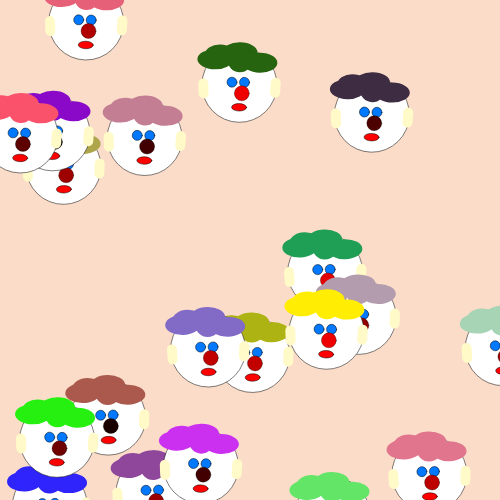
Frame 1 (no input)
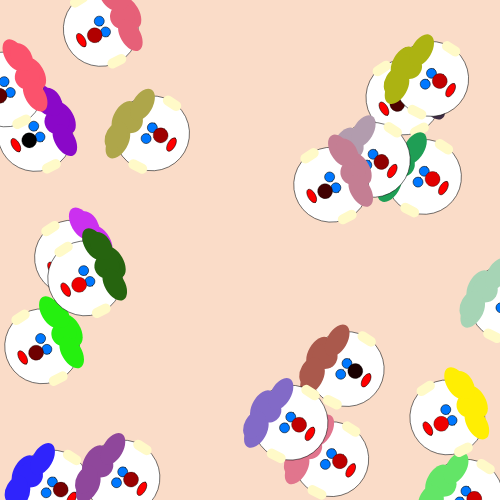
Frame 60 (no input)
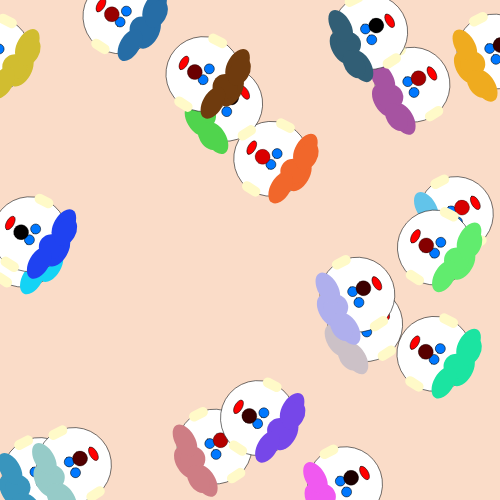
Frame 120 (the mouse pressed at the canvas centre since frame 60)

The p5.js sketch that drew these frames (run headless with seeded random() and noise() and a simulated clock; from frame 60 on, the mouse is pressed at the canvas centre):

// p5.js sketch
// ── sketch.js
// add another pramator or method like motion wise
//key pressed hid or add a flower to the clown

let clowns = [];

let speedx, speedy, lox, loy;

let counter = 0;
let wigrot = 0;  // wiggle angle
let wigdir = 0;  // the wiggle direction

let bX, bY, bSpeedX, bSpeedY;   // butterfly
let b2X, b2Y, b2SpeedX, b2SpeedY;   // butterfly
let cX, cY, cSpeedX, cSpeedY;   // clown
let rot = 0;  // rotation angle

function setup() {
  createCanvas(500, 500);
  background(20);
  fill(255);
  for (let i = 0; i < 20; i++) {
    clowns.push(new EMclown(random(width), random(height)));
  }

  //wigdir = 1;

}


function draw() {
  background(250, 220, 200);
  for (let c of clowns) {
    c.move();
    c.display();
  }

}

function mousePressed() {
  for (let c of clowns) {
    c.changeColor();
  }
}


class EMclown {
  constructor(x, y) {
    this.x = x;
    this.y = y;

    this.speedX = random(-5, 5);
     this.speedY = random(-5, 5);

    this.rot = 0;
    this.wigdir = random([-1, 1]);

    this.faceColor = "white";
    this.eyeColor = color(0, 120, 255);
    this.noseColor =  color(random(255), 0, 0);
    this.hairColor =  color(random(255), random(255), random(255));
  }

  display() {
    push();
    translate(this.x, this.y);
    rotate(radians(this.rot));
    scale(.5);

    this.drawFace();
    this.drawEyes();
    this.drawMouth();
    this.clownNose(18, 30, 0, 0.6);
    this.clownEar(-18, 12, -3, 1);
    this.clownEar(66, 48, 183, 1);
    this.clownHair(25, 10, 0, 1);

    pop();
  }
  drawFace() {
    fill(this.faceColor);
    ellipse(25, 25, 150, 150);
  }

  drawEyes() {
    fill(this.eyeColor);
    ellipse(10, 20, 20, 20);
    ellipse(35, 20, 20, 20);
  }

  drawMouth() {
    fill("red");
    ellipse(25, 70, 30, 15);
  }

  clownNose(lx, ly, rot, sc) {

    push(); // start
    translate(lx, ly);  // left/right and up/down 
    rotate(radians(rot));  // rotate in degrees
    scale(sc);   // 100 %

    //nose 
    fill(this.noseColor);
    ellipse(20, 20, 50, 50);  // anchor
    // nostrils

    pop(); // end

  }
  clownHair(lx, ly, rot, sc) {
    noStroke();
    push(); // start
    translate(lx, ly);  // left/right and up/down
    rotate(radians(rot));
    scale(sc);   // 100 %

    fill(this.hairColor);
    ellipse(0, -50, 70, 40);
    ellipse(0, -35, 50, 50);
    ellipse(-50, -35, 70, 40);
    ellipse(-40, -45, 60, 40);
    ellipse(40, -30, 70, 40);
    pop();
  }


  clownEar(lx, ly, rot, sc) {
    noStroke();
    push(); // start
    translate(lx, ly);  // left/right and up/down 
    rotate(radians(rot));  // rotate in degrees
    scale(1, 1);   // 100 %

    // stuff
    fill(255, 250, 200);
    rect(-40, 0, 20, 40, 40);  // anchor


    pop(); // end


  //   function flower2(lx, ly, rot, sc) {
  // noStroke(0);
  // push();
  // translate(lx, ly);
  // rotate(radians(rot));
  // scale(sc);

  // // draw a simple flower centered at the translation point
  // fill(205, 200, 215);
  // ellipse(0, 0, 20, 20);
  // ellipse(15, 0, 20, 20);
  // ellipse(-15, 0, 20, 20);
  // ellipse(0, 15, 20, 20);
  // ellipse(0, -15, 20, 20);
  // pop();
  }

  move() {
    this.x += this.speedX;
    this.y += this.speedY;

   let margin = 50;
if (this.x < margin || this.x > width - margin) this.speedX *= -.8;
if (this.y < margin || this.y > height - margin) this.speedY *= -.8;

    this.rot += this.wigdir;
  }

  changeColor() {
    this.hairColor = color(random(255), random(255), random(255));
    this.noseColor = color(random(255), 0, 0);
  }
}


// function flower(lx, ly, rot, sc) {
//   noStroke(0);
//   push();
//   translate(lx, ly);
//   rotate(radians(rot));
//   scale(sc);

//   // draw a simple flower centered at the translation point
//   fill(255, 200, 115);
//   ellipse(0, 0, 20, 20);
//   ellipse(15, 0, 20, 20);
//   ellipse(-15, 0, 20, 20);
//   ellipse(0, 15, 20, 20);
//   ellipse(0, -15, 20, 20);
//   pop();
// }



function flower2(lx, ly, rot, sc) {
  noStroke(0);
  push();
  translate(lx, ly);
  rotate(radians(rot));
  scale(sc);

  // draw a simple flower centered at the translation point
  fill(205, 200, 215);
  ellipse(0, 0, 20, 20);
  ellipse(15, 0, 20, 20);
  ellipse(-15, 0, 20, 20);
  ellipse(0, 15, 20, 20);
  ellipse(0, -15, 20, 20);
  pop();
}
